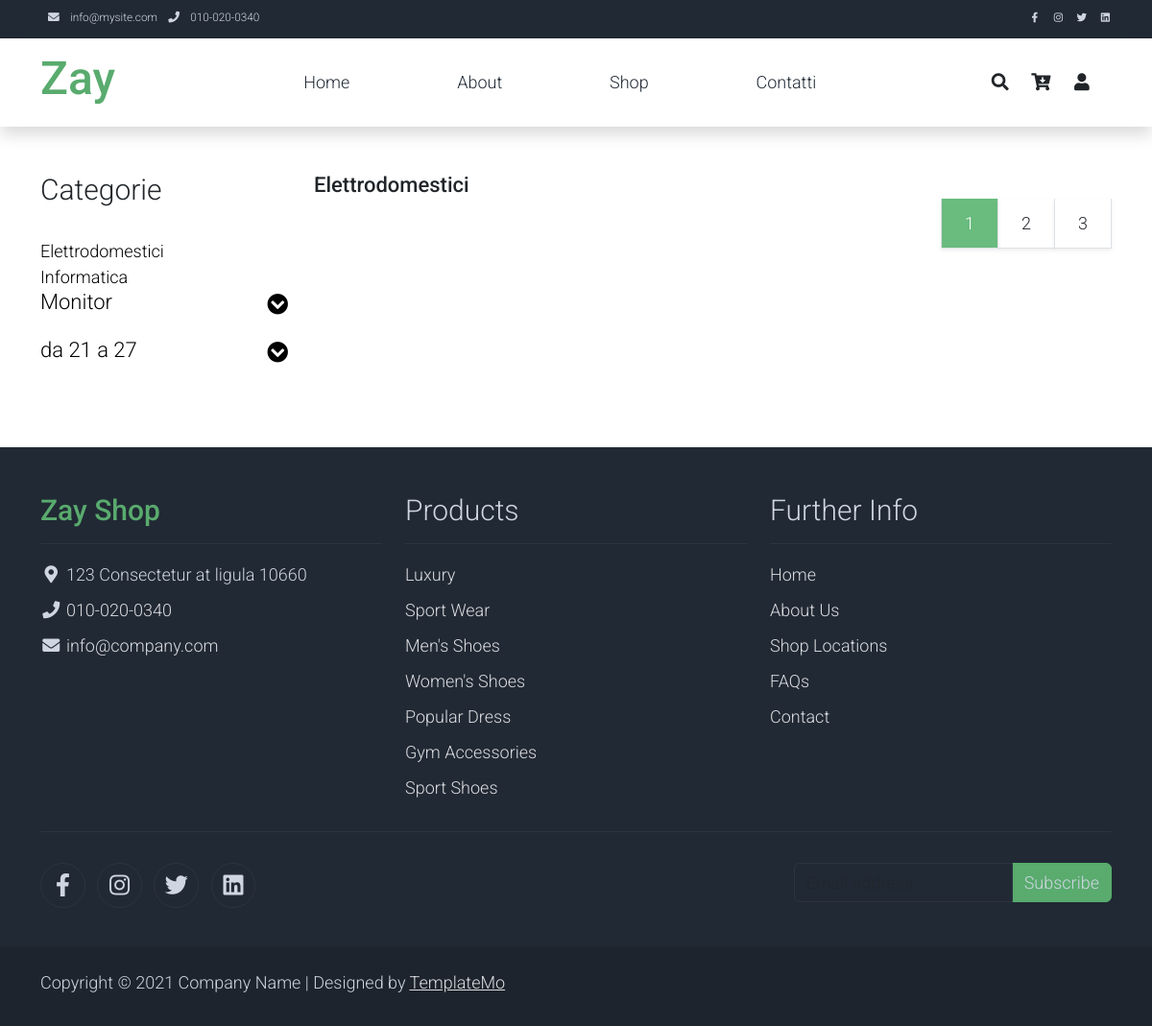
/shop/elettrodomestici, run on the app's committed database.
### shop/models.py (models this page shows, shortened)
class Categorie(models.Model):
    categoria_principale = models.ForeignKey('self', null=True, blank=True, related_name='caegoria_principale', on_delete=models.CASCADE)
    nome = models.CharField(max_length=200)
    slug = models.SlugField(max_length=200, unique=True)
    class Meta:
        ordering = ['nome']
        indexes = [
            models.Index(fields=['nome'])
        ]
        unique_together = ('slug','categoria_principale') #rendo unico il nome della categoria
        verbose_name = 'categorie'
        verbose_name_plural = 'categorie'
    def get_absolute_url(self):
        return reverse("shop:product_list_by_category", args=[self.slug])
    def __str__(self):
        full_path = [self.nome]
        k = self.categoria_principale
        while k is not None:
            full_path.append(k.nome)
            k = k.categoria_principale
        return ' -> '.join(full_path[::-1])

### shop/views.py (the view)
# urls.py: path('', views.lista_prodotti, name='lista_prodotti'),
def lista_prodotti(request, categoria_slug=None):
    categoria = None
    categorie = Categorie.objects.all()
    prodotti = Prodotti.objects.filter(pubblicato=True)
    if categoria_slug:
        categoria = get_object_or_404(Categorie, slug=categoria_slug)#Salvo in catogoria il nome dello slug
        prodotti = Prodotti.objects.filter(categoria=categoria).filter(pubblicato=True)#Estraggo solo i prodotti della categoria passata
    print(categoria)
    return render(request,'shop/lista_prodotti.html', {'categorie':categorie, 'prodotti':prodotti, 'categoria':categoria})

### cart/cart.py (called while the page is built)
    def __len__(self):
        return sum(item['quantita'] for item in self.cart.values())

### cart/context_processors.py (called while the page is built)
def cart(request):
    return {'cart':Cart(request)}

### templates/shop/lista_prodotti.html (shortened to what this page needs)
{% extends "base.html" %}
{% block content %}
<div class="row">
    <div class="col-lg-3">
        <h1 class="h2 pb-4">Categorie</h1>
        <ul class="list-unstyled templatemo-accordion">
            {% for cat in categorie %}
                {% if not cat.categoria_principale %}
                <li><a class="text-decoration-none" href="{{ cat.get_absolute_url }}">{{ cat.nome }}</a></li>
                {% else %}
                <li class="pb-3">
                    <a class="collapsed d-flex justify-content-between h3 text-decoration-none" href="{{ cat.get_absolute_url }}">
                        {{ cat.nome }}
                        <i class="fa fa-fw fa-chevron-circle-down mt-1"></i>
                    </a>
                </li>
                {% endif %}
            {% endfor %}
        </ul>
    </div>
    <div class="col-lg-9">
        <div class="row">
            <div class="col-md-6">
                <li class="list-inline-item">
                    <span class="h3 text-dark text-decoration-none mr-3">{% if categoria %}{{categoria}}{% else %}Prodotti{% endif %}</span>
                </li>
            </div>
        </div>
        <div div="row">
            <ul class="pagination pagination-lg justify-content-end">
                <li class="page-item disabled">
                    <a class="page-link active rounded-0 mr-3 shadow-sm border-top-0 border-left-0" href="#" tabindex="-1">1</a>
                </li>
                <li class="page-item">
                    <a class="page-link rounded-0 mr-3 shadow-sm border-top-0 border-left-0 text-dark" href="#">2</a>
                </li>
                <li class="page-item">
                    <a class="page-link rounded-0 shadow-sm border-top-0 border-left-0 text-dark" href="#">3</a>
                </li>
            </ul>
        </div>
    </div>
</div>
{% endblock content %}

### static/css/templatemo.css (style rules this page uses)
body, ul, li, p, a, label, input, div { font-family: 'Roboto', sans-serif; font-size: 18px !important; font-weight: 300 !important; }
.h2 { font-family: 'Roboto', sans-serif; font-size: 30px !important; font-weight: 300; }
.h3 { font-family: 'Roboto', sans-serif; font-size: 22px !important; }
.pagination .page-link:hover, .pagination .page-link.active { background-color: #69bb7e; color: #fff; }
.templatemo-accordion a { color: #000; }

### data on the page
Categorie: nome "Elettrodomestici", nome+categoria_principale "Elettrodomestici"
Categorie: nome "Informatica"
Categorie: nome "Monitor"
Categorie: nome "da 21 a 27"
